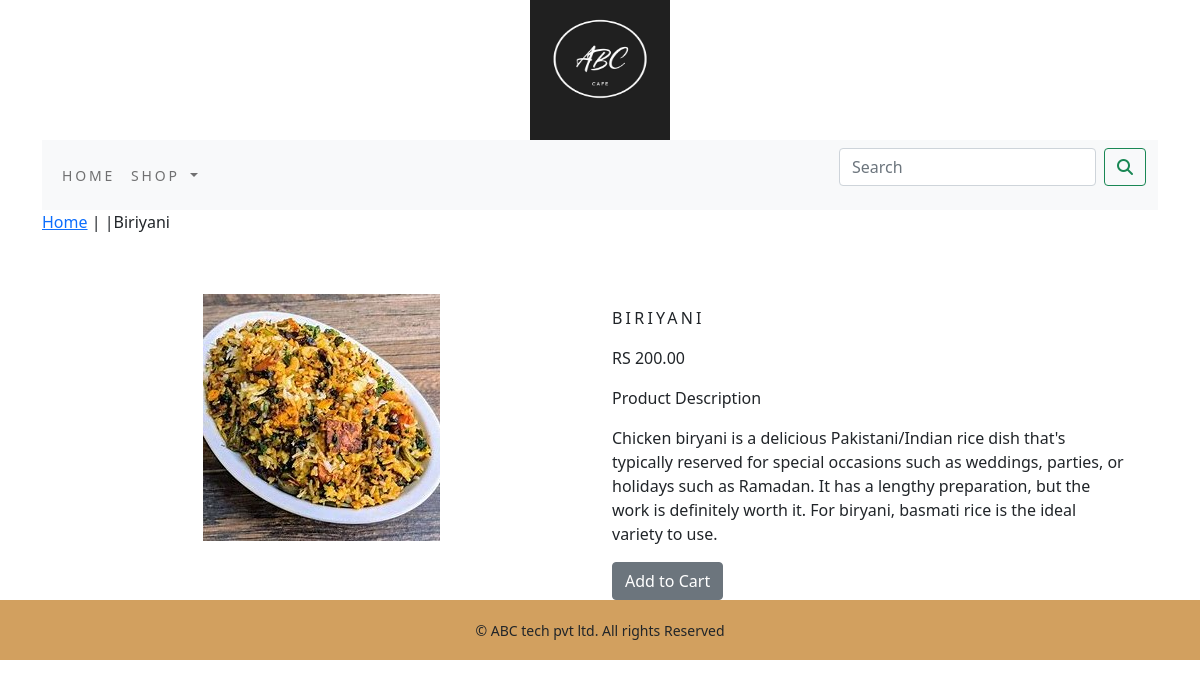
/shop/food/biriyani/, run on the app's committed database.
### shop/models.py (models this page shows, shortened)
class Product(models.Model):
    name=models.CharField(max_length=250,unique=True)
    slug=models.SlugField(max_length=250,unique=True)
    desc=models.TextField(blank=True)
    price=models.DecimalField(max_digits=10,decimal_places=2)
    Category=models.ForeignKey(Category,on_delete=models.CASCADE)
    image=models.ImageField(upload_to='product',blank=True)
    stock=models.IntegerField()
    available=models.BooleanField(default=True)
    created=models.DateTimeField(auto_now_add=True)
    updated=models.DateTimeField(auto_now=True)
    class Meta:
        ordering=('name',)
        verbose_name='product'
        verbose_name_plural='products'

### shop/views.py (the view)
# urls.py: path('<slug:c_slug>/<slug:product_slug>/',views.prod,name='prod'),
def prod(request,c_slug,product_slug):
    try:
        product=Product.objects.get(Category__slug=c_slug,slug=product_slug)
    except Exception as e:
        raise e
    return render(request,"product.html",{"product":product})

### cart/context_processors.py (called while the page is built)
def counter(request):
    item_count=0
    if 'admin' in request.path:
        return {}
    else:
        try:
            cart=Cart.objects.filter(cart_id=_cart_id(request))
            cart_items=Cartitem.objects.all().filter(cart=cart[:1])
            for cart_item in cart_items:
                item_count += cart_item.quantity
        except Cart.DoesNotExist:
            item_count =0
    return dict(item_count=item_count)

### cart/views.py (called while the page is built)
def _cart_id(request):
    cart=request.session.session_key
    if not cart:
        cart=request.session.create()
    return cart

### shop/context_processors.py (called while the page is built)
def menu_links(request):
    links=Category.objects.all()
    return dict(links=links)

### shop/models.py (called while the page is built)
    def get_url(self):
        return reverse('shop:pro_category',args=[self.slug])

### template/product.html (shortened to what this page needs)
{% extends 'base.html' %}
{%  load static %}
{% block content %}
<div class="my_pro_row_class">
    <div class="mx_auto">
        <p><a href="{%url  'shop:allpro'    %}">Home</a> | <a href="{{product.category.get_url}}">{{product.category}}</a>|{{product.name}}  </p>
    </div>
</div><br>
<div class="container">
    <div class="row">
        <div class="col-12 col-sm-12 col-md-12 col-lg-6 text-center">
            <div style="min-width:18rem">
            <img src="{{product.image.url}}" alt="{{product.name}}">
        </div>
</div>
<div class="col-12 col-sm-12 col-md-12 col-lg-6">
    <div>
        <h1 class="my_prod_title">{{product.name}}</h1>
        <p>RS {{product.price}}</p>
        <p>Product Description</p>
        <p class="text-justify my_pro_details">{{product.desc}}</p>
{% if product.stock <= 0 %}
          <p class="text-justify my_pro_details" ><b> Out of stock</b></p>
    {% else %}
          <a class="btn btn-secondary" href="{% url 'cart:add_cart' product.id %}">Add to Cart</a>
    {% endif %}
</div>
    </div></div>
</div>
{% endblock %}<br>

### static/css/custom.css (style rules this page uses)
.my_pro_row_class { padding: top 15px;; padding-bottom: 20px; }
.my_prod_title { font-size: 16px; text-transform: uppercase; letter-spacing: .2em; padding-top: 15px; padding-bottom: 10px; }
.my_pro_details { padding-right: 20px; }

### data on the page
Product: name "Biriyani", image (picture), name "BIRIYANI", price "200.00", desc "Chicken biryani is a delicious Pakistani/Indian rice dish that's typically reserved for special occasions such as weddings, parties, or holidays such as Ramadan. It has a lengthy preparation, but the work is definitely worth it. For biryani, basmati rice is the ideal variety to use."
